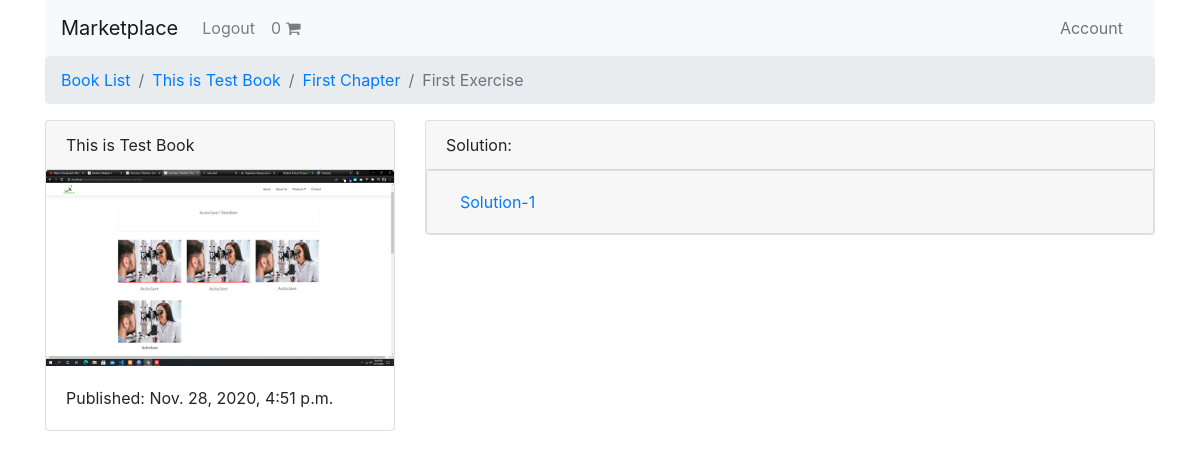
The app's page /test-book/1/1 (signed in) with its own data.
### books/models.py (models this page shows, shortened)
class Exercise(models.Model):
    chapter = models.ForeignKey(Chapter, on_delete=models.CASCADE)
    exercise_number = models.IntegerField()
    page_number = models.IntegerField()
    title = models.CharField(max_length=100)

class Chapter(models.Model):
    book = models.ForeignKey(Book, on_delete=models.CASCADE)
    chapter_number = models.IntegerField()
    title = models.CharField(max_length=100)
    def get_absolute_url(self):
        return reverse("books:chapter_detail", kwargs={
            'book_slug': self.book.slug,
            'chapter_number': self.chapter_number
        })

class Book(models.Model):
    authors = models.ManyToManyField(Author)
    title = models.CharField(max_length=100)
    publication_date = models.DateTimeField()
    isbn = models.CharField(max_length=16)
    slug = models.SlugField()
    cover = models.ImageField()
    price = models.FloatField()
    def get_absolute_url(self):
        return reverse("books:book_detail", kwargs={
            'slug': self.slug
        })

class Solution(models.Model):
    exercise = models.ForeignKey(Exercise, on_delete=models.CASCADE)
    solution_number = models.IntegerField()
    image = models.ImageField()

### books/views.py (the view)
def exercise_detail(request, book_slug, chapter_number, exercise_number):
    exercise_qs = Exercise.objects\
        .filter(chapter__book__slug=book_slug)\
        .filter(chapter__chapter_number=chapter_number)\
        .filter(exercise_number=exercise_number)
    exercise = exercise_qs[0]
    book_status = check_book_relationship(request, exercise.chapter.book)
    if exercise_qs.exists():
        context = {
            'exercise': exercise,
            'book_status': book_status
        }
        return render(request, 'exercise_detail.html', context)
    raise Http404

### books/views.py (called while the page is built, shortened)
def check_book_relationship(request, book):
    if book in request.user.userlibrary.books.all():
        return OWNED

### shopping_cart/templatetags/cart_template_tags.py (called while the page is built)
@register.filter
def cart_item_count(user):
    if user.is_authenticated:
        qs = Order.objects.filter(user=user, is_ordered=False)
        if qs.exists():
            return qs[0].items.count()
    return 0

### templates/exercise_detail.html (shortened to what this page needs)
{% extends "base.html" %}
{% load static %}
{% block breadcrumb %}
<nav aria-label="breadcrumb">
    <ol class="breadcrumb">
        <li class="breadcrumb-item"><a href="{% url 'books:book_list' %}">Book List</a></li>
        <li class="breadcrumb-item"><a
                href="{{ exercise.chapter.book.get_absolute_url }}">{{exercise.chapter.book.title}}</a>
        </li>
        <li class="breadcrumb-item"><a href="{{ exercise.chapter.get_absolute_url }}">{{exercise.chapter.title}}</a>
        </li>
        <li class="breadcrumb-item active" aria-current="page">{{exercise.title}}</li>
    </ol>
</nav>
{% endblock breadcrumb %}
{% block content %}
<div class="row">
    <main class="col-md-4">
        {% include "book_snippet.html" with book=exercise.chapter.book %}
    </main>
    <aside class="col-md-8">
        <div class="card">
            <div class="card-header">
                Solution:
            </div>
            {% if book_status == 'owned' %}
            {% for solution in exercise.solution_set.all %}
            <div class="accordion" id="solution-{{solution.solution_number}}">
                <div class="card">
                    <div class="card-header" id="heading-{{solution.solution_number}}">
                        <h2 class="mb-0">
                            <button class="btn btn-link btn-block text-left" type="button" data-toggle="collapse"
                                data-target="#collapse-{{solution.solution_number}}" aria-expanded="true"
                                aria-controls="collapse-{{solution.solution_number}}">
                                Solution-{{solution.solution_number}}
                            </button>
                        </h2>
                    </div>
                    {% endfor %}
                </div>
            </div>
            {% else %}
            <div class="text-center">
                <h5>You do not access to this book. <a href="#">Purchase this book</a> </h5>
                <img src="{% static 'images/lock.png' %}" alt="">
            </div>
            {% endif %}
        </div>
    </aside>
</div>
{% endblock content %}

### templates/navbar.html (shortened to what this page needs)
{% load cart_template_tags %}
<nav class="navbar navbar-expand-lg navbar-light bg-light rounded">
    <a class="navbar-brand" href="{% url 'books:book_list' %}">Marketplace</a>
    <div class="collapse navbar-collapse" id="navbarsExample09">
        <ul class="navbar-nav mr-auto">
            {% if request.user.is_authenticated %}
            <li class="nav-item">
                <a class="nav-link" href="{% url 'account_logout' %}">Logout</a>
            </li>
            <li class="nav-item">
                <a class="nav-link" href="{% url 'cart:order_summary' %}">{{ request.user|cart_item_count }}
                    <i class='fa fa-shopping-cart'></i>
                </a>
            </li>
            {% endif %}
        </ul>
        <a class="nav-link text-muted" href="{% url 'profile_view' %}">Account</a>
    </div>
</nav>

### templates/book_snippet.html (shortened to what this page needs)
<div class="card">
    <div class="card-header">{{book.title}}</div>
    <img src="{{book.cover.url}}" class="card-img-top">
    <div class="card-body">
        <p class="card-text">Published: {{book.publication_date}}</p>
    </div>
</div>

### records on screen
Exercise: chapter.book "This is Test Book", chapter "First Chapter", title "First Exercise"
Book: title "This is Test Book", cover (picture), publication_date "Nov. 28, 2020, 4:51 p.m."
Solution: solution_number "1"

### other values on screen
{{ request.user|cart_item_count }} "0"
